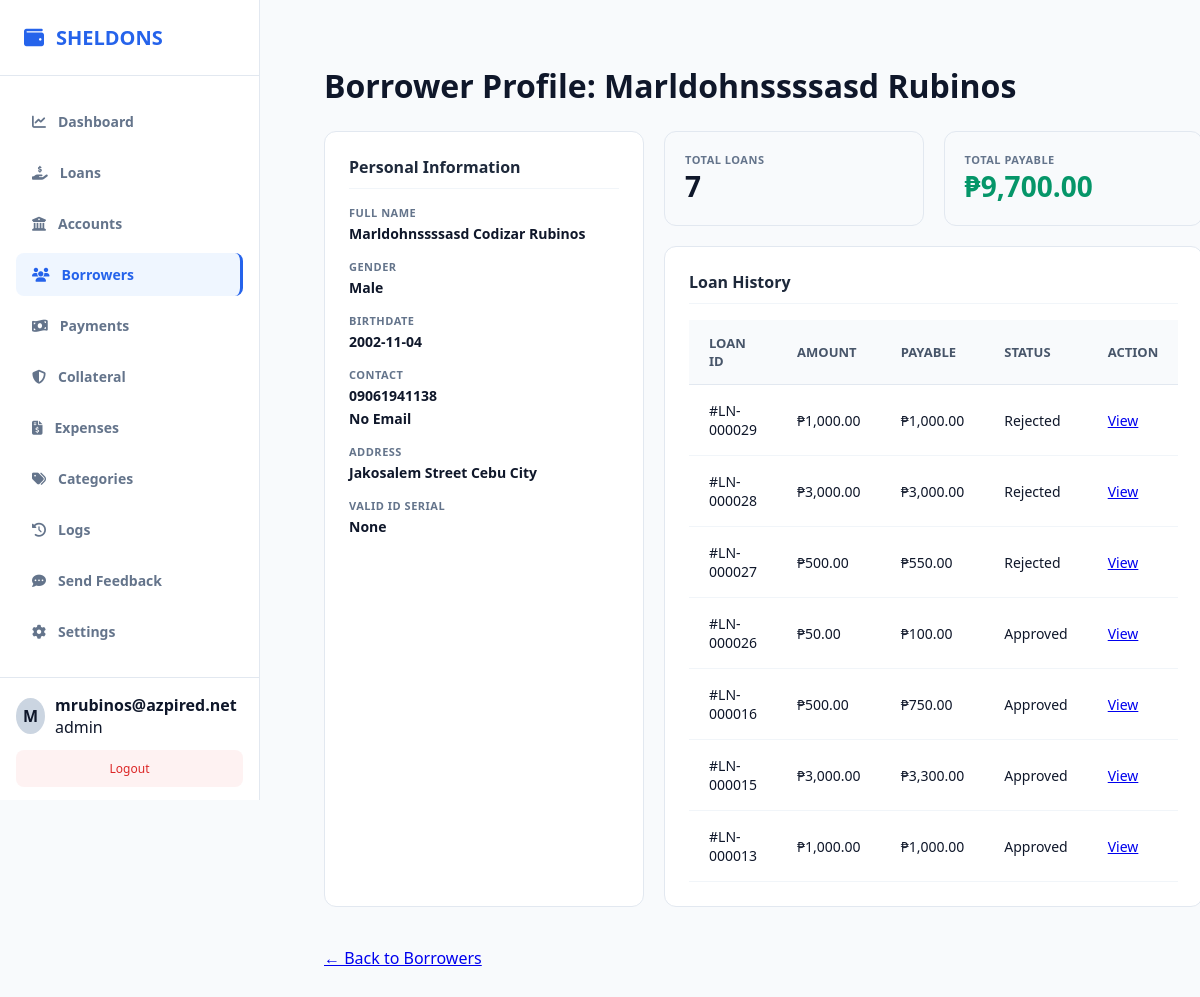
/public/index.php?url=borrower/details&id=2 (signed in), run on the app's committed database.
### tables this page shows
CREATE TABLE `borrowers` (
  `id` int(11) NOT NULL,
  `company_id` int(11) NOT NULL,
  `first_name` varchar(100) NOT NULL,
  `middle_name` varchar(100) DEFAULT NULL,
  `last_name` varchar(100) NOT NULL,
  `gender` varchar(20) DEFAULT NULL,
  `birthdate` date DEFAULT NULL,
  `phone` varchar(30) NOT NULL,
  `email` varchar(100) DEFAULT NULL,
  `address` text NOT NULL,
  `valid_id` varchar(150) DEFAULT NULL,
  `status` tinyint(1) DEFAULT 1,
  `created_at` timestamp NOT NULL DEFAULT current_timestamp(),
  `occupation` text DEFAULT NULL
);

CREATE TABLE `loans` (
  `id` int(11) NOT NULL,
  `company_id` int(11) NOT NULL,
  `account_id` int(11) DEFAULT NULL,
  `borrower_id` int(11) NOT NULL,
  `amount` decimal(12,2) NOT NULL,
  `interest_rate` decimal(5,2) NOT NULL,
  `total_payable` decimal(12,2) NOT NULL,
  `status` varchar(30) DEFAULT 'pending',
  `released_date` date DEFAULT NULL,
  `due_date` date NOT NULL,
  `created_at` timestamp NOT NULL DEFAULT current_timestamp(),
  `term_months` int(11) DEFAULT NULL,
  `notes` text DEFAULT NULL,
  `term_type` varchar(20) DEFAULT 'month',
  `fee` decimal(15,2) DEFAULT 0.00,
  `category_id` int(11) DEFAULT NULL
);

### app/controllers/BorrowerController.php (called while the page is built, shortened)
<?php
require_once __DIR__ . '/../models/Borrower.php';
class BorrowerController {
    private $borrowerModel;
    public function __construct() {
        $this->borrowerModel = new Borrower();
    }
    public function details($id = null) {
        $id = $id ?? $_GET['id'] ?? null;
        $borrower = $this->borrowerModel->getById($id);
        $db = $this->borrowerModel->getDb();
        $stmt = $db->prepare("SELECT * FROM loans WHERE borrower_id = ? ORDER BY created_at DESC");
        $stmt->execute([$id]);
        $loans = $stmt->fetchAll(PDO::FETCH_ASSOC);
        $totalLoansCount = count($loans);
        $totalPayable = 0;
        foreach ($loans as $loan) {
            $totalPayable += $loan['total_payable'];
        }
        require_once __DIR__ . '/../views/admin/borrowers/details.php';
    }
}

### public/index.php (called while the page is built, shortened)
<?php
require_once __DIR__ . "/../app/core/Database.php";
require_once __DIR__ . "/../app/core/Model.php";
$init = new App();

### app/core/Database.php (called while the page is built)
<?php
class Database {
    private static $host = "localhost";
    private static $port = "3307";
    private static $db   = "loan_saas_db1";
    private static $user = "root";
    private static $pass = "";
    public static function getConnection() {
        try {
            $conn = new PDO(
                "mysql:host=" . self::$host . ";port=" . self::$port . ";dbname=" . self::$db,
                self::$user,
                self::$pass
            );
            $conn->setAttribute(PDO::ATTR_ERRMODE, PDO::ERRMODE_EXCEPTION);
            $conn->setAttribute(PDO::ATTR_DEFAULT_FETCH_MODE, PDO::FETCH_ASSOC);
            return $conn;
        } catch (Exception $e) {
            die("Database connection failed: " . $e->getMessage());
        }
    }
}

### app/core/Model.php (called while the page is built, shortened)
<?php
require_once __DIR__ . "/Database.php";
class Model {
    public function __construct() {
        $this->conn = Database::getConnection();
    }
    protected function getTenantId() {
        return $_SESSION['user']['company_id'] ?? 1;
    }
}

### app/models/Borrower.php (called while the page is built, shortened)
<?php
require_once __DIR__ . '/../core/Model.php';
class Borrower extends Model {
public function getById($id) {
    $stmt = $this->conn->prepare("SELECT * FROM borrowers WHERE id = ? AND company_id = ?");
    $stmt->execute([$id, $this->getTenantId()]);
    $result = $stmt->fetch(PDO::FETCH_ASSOC);
    return $result;
}
}

### app/views/admin/borrowers/details.php (the view)
<?php
require_once dirname(__DIR__, 2) . '/layouts/header.php';
?>
<div class="page-header">
    <h1>Borrower Profile: <?= htmlspecialchars($borrower['first_name'] . ' ' . $borrower['last_name']) ?></h1>
</div>
<div class="bp-wrapper">
    <div class="bp-card">
        <div class="bp-card-title">Personal Information</div>
        <div class="bp-info-group">
            <span class="bp-info-label">Full Name</span>
            <div class="bp-info-value"><?= htmlspecialchars($borrower['first_name'] . ' ' . ($borrower['middle_name'] ?? '') . ' ' . $borrower['last_name']) ?></div>
        </div>
        <div class="bp-info-group">
            <span class="bp-info-label">Gender</span>
            <div class="bp-info-value"><?= htmlspecialchars($borrower['gender'] ?? 'N/A') ?></div>
        </div>
        <div class="bp-info-group">
            <span class="bp-info-label">Birthdate</span>
            <div class="bp-info-value"><?= htmlspecialchars($borrower['birthdate'] ?? 'N/A') ?></div>
        </div>
        <div class="bp-info-group">
            <span class="bp-info-label">Contact</span>
            <div class="bp-info-value"><?= htmlspecialchars($borrower['phone']) ?></div>
            <div class="bp-info-value"><?= htmlspecialchars($borrower['email'] ?? 'No Email') ?></div>
        </div>
        <div class="bp-info-group">
            <span class="bp-info-label">Address</span>
            <div class="bp-info-value"><?= htmlspecialchars($borrower['address']) ?></div>
        </div>
        <div class="bp-info-group">
            <span class="bp-info-label">Valid ID Serial</span>
            <div class="bp-info-value"><code><?= htmlspecialchars($borrower['valid_id'] ?? 'None') ?></code></div>
        </div>
    </div>
    <div>
        <div style="display: grid; grid-template-columns: 1fr 1fr; gap: 20px; margin-bottom: 20px;">
            <div class="bp-stat-card">
                <div class="bp-info-label">Total Loans</div>
                <div class="bp-stat-value"><?= $totalLoansCount ?></div>
            </div>
            <div class="bp-stat-card">
                <div class="bp-info-label">Total Payable</div>
                <div class="bp-stat-value" style="color: #059669;">₱<?= number_format($totalPayable, 2) ?></div>
            </div>
        </div>
        <div class="bp-card">
            <div class="bp-card-title">Loan History</div>
            <table class="data-table">
                <thead>
                    <tr><th>Loan ID</th><th>Amount</th><th>Payable</th><th>Status</th><th>Action</th></tr>
                </thead>
                <tbody>
                    <?php if (empty($loans)): ?>
                        <tr><td colspan="5" style="text-align:center;">No loan history found.</td></tr>
                    <?php else: ?>
                        <?php foreach ($loans as $loan): ?>
                        <tr>
                            <td>#LN-<?= str_pad($loan['id'], 6, '0', STR_PAD_LEFT) ?></td>
                            <td>₱<?= number_format($loan['amount'], 2) ?></td>
                            <td>₱<?= number_format($loan['total_payable'], 2) ?></td>
                            <td><?= htmlspecialchars($loan['status']) ?></td>
                            <td><a href="/loansaas/public/index.php?url=loan/details&id=<?= $loan['id'] ?>">View</a></td>
                        </tr>
                        <?php endforeach; ?>
                    <?php endif; ?>
                </tbody>
            </table>
        </div>
    </div>
</div>
<div style="margin-top: 20px;">
    <a href="/loansaas/public/index.php?url=borrower/index" class="btn-back">← Back to Borrowers</a>
</div>
<?php
require_once dirname(__DIR__, 2) . '/layouts/footer.php';
?>

### public/css/style.css (style rules this page uses)
body { font-family: 'Segoe UI', system-ui, sans-serif; background: #f8fafc; padding: 24px; margin: 0; }
.page-header { display: flex; justify-content: space-between; align-items: center; margin-bottom: 24px; }
.data-table { width: 100%; border-collapse: collapse; text-align: left; }
.data-table th { background: #f8fafc; padding: 14px 20px; font-size: 13px; font-weight: 600; color: #475569; border-bottom: 1px solid #e2e8f0; text-transform: uppercase; }
.data-table td { padding: 16px 20px; font-size: 14px; border-bottom: 1px solid #f1f5f9; }
:root { --sidebar-width: 260px; --primary-color: #2563eb; --bg-light: #f8fafc; --text-dark: #0f172a; --text-muted: #64748b; --border-color: #e2e8f0; }
* { box-sizing: border-box; margin: 0; padding: 0; font-family: 'Segoe UI', system-ui, sans-serif; }
body { background: var(--bg-light); color: var(--text-dark); min-height: 100vh; }
.bp-wrapper { display: grid; grid-template-columns: 320px 1fr; gap: 20px; margin-top: 20px; }
.bp-card { background: #fff; padding: 24px; border-radius: 12px; border: 1px solid #e2e8f0; margin-bottom: 20px; }
.bp-card-title { font-size: 16px; font-weight: 700; color: #1e293b; margin-bottom: 16px; border-bottom: 1px solid #f1f5f9; padding-bottom: 10px; }
.bp-info-group { margin-bottom: 16px; }
.bp-info-label { display: block; font-size: 11px; font-weight: 800; color: #64748b; text-transform: uppercase; letter-spacing: 0.5px; }
.bp-info-value { font-size: 14px; font-weight: 600; color: #0f172a; margin-top: 4px; }
.bp-stat-card { background: #f8fafc; padding: 20px; border-radius: 12px; border: 1px solid #e2e8f0; }
.bp-stat-value { font-size: 28px; font-weight: 800; color: #0f172a; }

### data on the page
borrowers: first_name+last_name "Marldohnssssasd Rubinos", first_name+middle_name+last_name "Marldohnssssasd Codizar Rubinos", gender "Male", birthdate "2002-11-04", phone "09061941138", email "No Email", address "Jakosalem Street Cebu City", valid "None"
loans: id "000029", amount "1,000.00", total_payable "1,000.00", status "Rejected"
loans: id "000028", amount "3,000.00", total_payable "3,000.00", status "Rejected"
loans: id "000027", amount "500.00", total_payable "550.00", status "Rejected"
loans: id "000026", amount "50.00", total_payable "100.00", status "Approved"
loans: id "000016", amount "500.00", total_payable "750.00", status "Approved"
loans: id "000015", amount "3,000.00", total_payable "3,300.00", status "Approved"
loans: id "000013", amount "1,000.00", total_payable "1,000.00", status "Approved"

### other printed values
$_SESSION['company_name'] "SHELDONS"
$item['label'] "Dashboard"
$item['label'] "Loans"
$item['label'] "Accounts"
$item['label'] "Borrowers"
$item['label'] "Payments"
$item['label'] "Collateral"
$item['label'] "Expenses"
$item['label'] "Categories"
$item['label'] "Logs"
$item['label'] "Send Feedback"
$item['label'] "Settings"
substr($_SESSION['user']['username'] ?? 'U', 0, 1) "M"
$_SESSION['user']['username'] "mrubinos@azpired.net"
$_SESSION['user']['role'] "admin"
